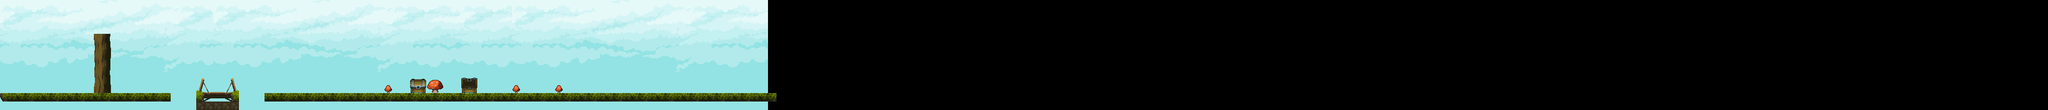

Below is a game level as drawn by its tile map, then a one-line description and the .tmx that defines it (tile-layer data replaced by summaries):
An orthogonal 240x13 tile map with 16x16 px tiles, 2 tile layers (background, Capa de patrones 1), 3 tilesets and 15 objects.

<map version="1.10" tiledversion="1.10.2" orientation="orthogonal" renderorder="right-down" width="240" height="13" tilewidth="16" tileheight="16" infinite="0" nextlayerid="6" nextobjectid="17">
 <tileset firstgid="1" name="Tiles" tilewidth="16" tileheight="16" spacing="2" margin="1" tilecount="484" columns="22">
  <image source="Tiles.png" width="400" height="400" />
 </tileset>
 <tileset firstgid="485" source="Background.tsx" />
 <tileset firstgid="995" source="Tiles2.tsx" />
 <layer id="2" name="background" width="240" height="13">
  <data>[3120 cells, 1170 non-empty, 390 distinct tile ids]</data>
 </layer>
 <layer id="1" name="Capa de patrones 1" width="240" height="13">
  <data>[3120 cells, 129 non-empty, 47 distinct tile ids]</data>
 </layer>
 <objectgroup id="4" name="ground">
  <object id="6" x="0" y="176" width="320" height="16" />
  <object id="7" x="368" y="176" width="80" height="16" />
  <object id="8" x="496" y="176" width="960" height="16" />
 </objectgroup>
 <objectgroup id="5" name="tree">
  <object id="9" x="176" y="64" width="32" height="112" />
  <object id="11" x="768" y="144" width="32" height="32" />
  <object id="12" x="720" y="160" width="16" height="16" />
  <object id="13" x="800" y="144" width="32" height="32" />
  <object id="14" x="864" y="144" width="32" height="32" />
  <object id="15" x="960" y="160" width="16" height="16" />
  <object id="16" x="1040" y="160" width="16" height="16" />
 </objectgroup>
 <objectgroup id="3" name="enemigos">
  <object id="1" x="400" y="160" width="16" height="16" />
  <object id="2" x="192" y="48" width="16" height="16" />
  <object id="3" x="256" y="160" width="16" height="16" />
  <object id="4" x="672" y="160" width="16" height="16" />
  <object id="5" x="112" y="160" width="16" height="16" />
 </objectgroup>
</map>
